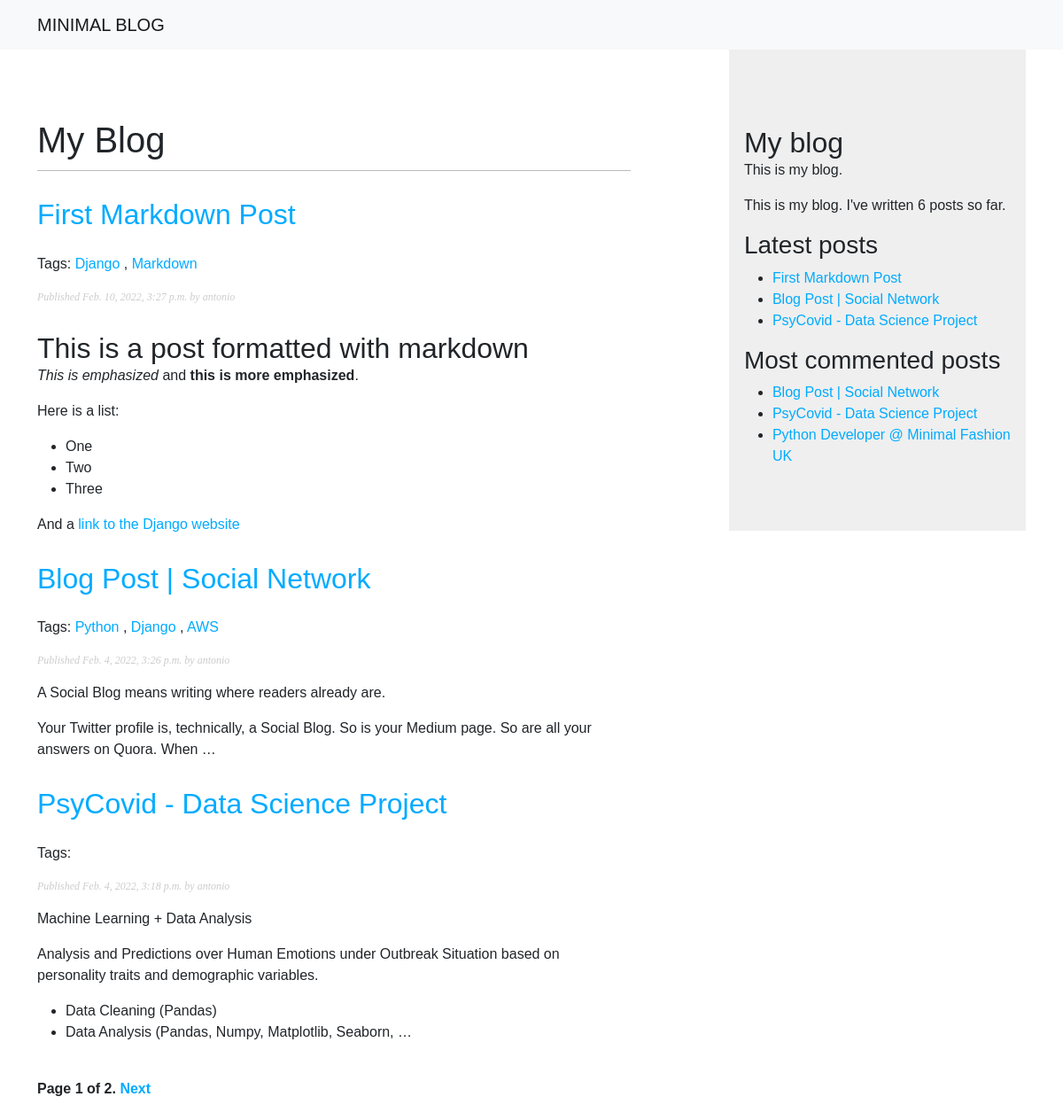
Screenshot of /blog/ with the database file from the repository.
### blog/models.py (models this page shows, shortened)
class Post(models.Model):
    STATUS_CHOICES = (
        ("draft", "Draft"),
        ("published", "Published"),
    )
    title = models.CharField(max_length=250)
    slug = models.SlugField(max_length=250, unique_for_date="publish")
    author = models.ForeignKey(
        User, on_delete=models.CASCADE, related_name="blog_posts"
    )
    body = models.TextField()
    publish = models.DateTimeField(default=timezone.now)
    created = models.DateTimeField(auto_now_add=True)
    updated = models.DateTimeField(auto_now=True)
    status = models.CharField(max_length=10, choices=STATUS_CHOICES, default="draft")
    objects = models.Manager()  # The default manager.
    published = PublishedManager()  # Our custom manager.
    tags = TaggableManager()
    class Meta:
        ordering = ("-publish",)
    def get_absolute_url(self):
        return reverse(
            "blog:post_detail",
            args=[self.publish.year, self.publish.month, self.publish.day, self.slug],
        )

### blog/views.py (the view)
# urls.py: path("", views.post_list, name="post_list"),
def post_list(request, tag_slug=None):
    object_list = Post.published.all()
    tag = None
    if tag_slug:
        tag = get_object_or_404(Tag, slug=tag_slug)
        object_list = object_list.filter(tags__in=[tag])
    paginator = Paginator(object_list, 3)  # 3 Posts in each page
    page = request.GET.get("page")
    try:
        posts = paginator.page(page)
    except PageNotAnInteger:
        posts = paginator.page(1)
    except EmptyPage:
        posts = paginator.page(paginator.num_pages)
    return render(
        request, "blog/post/list.html", {"page": page, "posts": posts, "tag": tag}
    )

### blog/models.py (called while the page is built)
    def get_queryset(self):
        return super(PublishedManager, self).get_queryset().filter(status="published")

### blog/templatetags/blog_tags.py (called while the page is built)
@register.simple_tag
def total_posts():
    return Post.published.count()

@register.inclusion_tag("blog/post/latest_posts.html")
def show_latest_posts(count=5):
    latest_posts = Post.published.order_by("-publish")[:count]
    return {"latest_posts": latest_posts}

@register.simple_tag
def get_most_commented_posts(count=3):
    return Post.published.annotate(total_comments=Count("comments"))\
        .order_by("-total_comments")[:count]

@register.filter(name='markdown')
def markdown_format(text):
    return mark_safe(markdown.markdown(text))

### blog/templates/blog/post/list.html (shortened to what this page needs)
{% extends 'blog/base.html' %}
{% load blog_tags %}
{% block content %}
  <h1>My Blog</h1>
  {% for post in posts %}
    <h2>
      <a href="{{ post.get_absolute_url }}">
        {{ post.title }}
      </a>
    </h2>
    <br>
    <p class="tags">
      Tags:
      {% for tag in post.tags.all %}
        <a href="{% url 'blog:post_list_by_tag' tag.slug %}">
          {{ tag.name }}
        </a>
        {% if not forloop.last %}, {% endif %}
      {% endfor %}
    </p>
    <p class="date">
      Published {{ post.publish }} by {{ post.author }}
    </p>
    {{ post.body|markdown|truncatewords_html:30 }}
  {% endfor %}
  {% include "pagination.html" with page=posts %}
{% endblock content %}

### blog/templates/blog/base.html (shortened to what this page needs)
{% load blog_tags %}
{% load static %}
<!DOCTYPE html>
<html lang="en">
  <head>
    <link href="https://cdn.jsdelivr.net/npm/bootstrap@5.1.3/dist/css/bootstrap.min.css" rel="stylesheet"
>
    <link rel="stylesheet" href="{% static 'css/blog.css' %}">
  </head>
  <body>
      <header>
        <nav class="navbar navbar-light bg-light">
          <div class="container container--narrow">
            <a class="navbar-brand" href="#">
              MINIMAL BLOG
            </a>
          </div>
        </nav>
      </header>
      <main class="container">
        <div id="content">
          {% block content %}
          {% endblock %}
        </div>
        <div id="sidebar">
          <h2>My blog</h2>
          <p>This is my blog.</p>
          <p>This is my blog. I've written {% total_posts %} posts so far.</p>
          <h3>Latest posts</h3>
          {% show_latest_posts 3 %}
          <h3>Most commented posts</h3>
          {% get_most_commented_posts as most_commented_posts %}
          <ul>
            {% for post in most_commented_posts %}
            <li>
              <a href="{{ post.get_absolute_url }}">{{ post.title }}</a>
            </li>
            {% endfor %}
          </ul>
        </div>
      </main>
  </body>
</html>

### blog/templates/blog/post/latest_posts.html
<ul>
  {% for post in latest_posts %}
  <li>
    <a href="{{ post.get_absolute_url }}">{{ post.title }}</a>
  </li>
  {% endfor %}
</ul>

### blog/static/css/blog.css (style rules this page uses)
body { margin:0; padding:0; font-family:helvetica, sans-serif; }
a { color:#00abff; text-decoration:none; }
h1 { font-weight:normal; border-bottom:1px solid #bbb; padding:0 0 10px 0; }
h2 { font-weight:normal; margin:30px 0 0; }
#content { float:left; width:60%; padding:7% 0 0 0; }
#sidebar { float:right; width:30%; padding:5% 1.5%; background:#efefef; height:100%; }
p.date { color:#ccc; font-family: georgia, serif; font-size: 12px; font-style: italic; }

### rows the page displays
Post: title "First Markdown Post", publish "Feb. 10, 2022, 3:27 p.m.", author "antonio", body "This is a post formatted with markdown This is emphasized and this is more emphasized . Here is a list: One Two Three And a link to the Django website"
Tag: name "Django"
Tag: name "Markdown"
Post: title "Blog Post | Social Network", publish "Feb. 4, 2022, 3:26 p.m.", author "antonio", body "A Social Blog means writing where readers already are. Your Twitter profile is, technically, a Social Blog. So is your Medium page. So are all your answers on Quora. When …"
Tag: name "Python"
Tag: name "AWS"
Post: title "PsyCovid - Data Science Project", publish "Feb. 4, 2022, 3:18 p.m.", author "antonio", body "Machine Learning + Data Analysis Analysis and Predictions over Human Emotions under Outbreak Situation based on personality traits and demographic variables. Data Cleaning (Pandas) Data Analysis (Pandas, Numpy, Matplotlib, Seaborn, …"
Post: title "Python Developer @ Minimal Fashion UK"

### other values shown
{{ page.number }} "1"
{{ page.paginator.num_pages }} "2"
